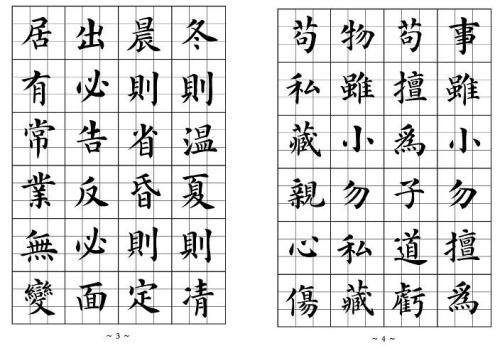
#> input picture Opencv3/data2/2/zhixian.jpg, 500 x 346 px
$ python demo6.py
#> lines starting #> are read from the running program, lines starting #| are printed output that depends on the picture; after the words box and inside, x2 and y2 are one past the last pixel; in counts of white or black regions, pixels touching at a corner belong together
#> further down, img is the input picture: shape (346, 500, 3); min 0, max 255, mean 221.7
'''
    直线检测  --- 基于 霍夫直线变换  降直线 转到  空间极坐标
'''
import cv2 as cv
import numpy as np

def line_detection(image):
    gray = cv.cvtColor(image,cv.COLOR_BGR2GRAY)
    edges = cv.Canny(gray,50,150,apertureSize=3)
    # 默认窗口大小3
    # 两个方法 一个出 极坐标图  另一个P 出 直线图
    lines = cv.HoughLines(edges,1,np.pi/180,200)
    # 极坐标半径 角度 边缘提取中的低值
    for line in lines:
        rho,theta = line[0]
        a = np.cos(theta)
        b = np.sin(theta)
        x0 = a+rho
        y0 = b+rho
        x1 = int(x0+1000*(-b))
        x2 = int(x0 - 1000 * (-b))
        y1 = int(y0+1000*(a))
        y2 = int(y0-1000*(a))
        cv.line(image,(x1,y1),(x2,y2),(0,0,255),1)
    cv.imshow("line",image)

def line_detect_possible_demo(img):
    gray = cv.cvtColor(img,cv.COLOR_BGR2GRAY)
    edges = cv.Canny(gray,50,150,apertureSize=3)
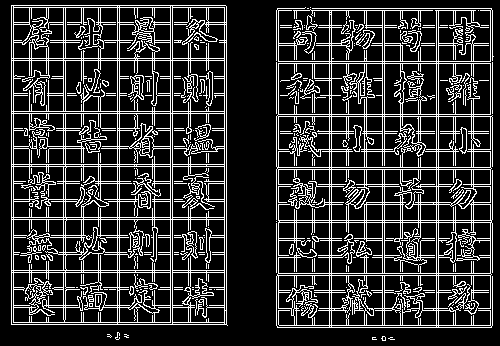
#> edges: shape (346, 500); 19.6% white in thin lines or dots
    # 核心api 是 最小长度minLineLength支持50个象素  和maxLineGap小于等于这个 1象素宽度自动连接起来
    lines = cv.HoughLinesP(edges,1,np.pi/180,50,minLineLength=70,maxLineGap=1)
#> lines = 50 rows, first 6: [438, 327, 438, 8], [436, 327, 436, 8], [382, 327, 382, 8], [13, 324, 13, 5], [492, 166, 492, 10], [226, 324, 226, 6]
    for line in lines:
        print(lines)
        x1,y1,x2,y2 = line[0]
        cv.line(img,(x1,y1),(x2,y2),(0,0,255),1)
#> this loop made 50 passes
#> (x1, y1, x2, y2) on passes 1 to 12: (438, 327, 438, 8), (436, 327, 436, 8), (382, 327, 382, 8), (13, 324, 13, 5), (492, 166, 492, 10), (226, 324, 226, 6), (384, 327, 384, 8), (11, 5, 225, 5), (329, 327, 329, 8), (11, 324, 11, 6), (278, 324, 278, 8), (65, 319, 65, 7)
#> (printed output is left out)
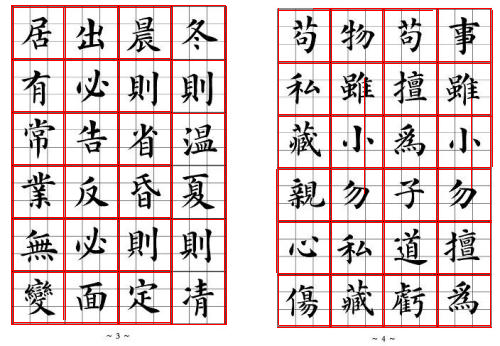
#> img: shape (346, 500, 3); 6.59% of pixels changed, all inside (x1, y1, x2, y2) = (11, 5, 493, 328)
    cv.imshow("line_detect_possible_demo",img)

img = cv.imread("zhixian.jpg")
print('创建成功')
cv.imshow('ljw',img)
line_detect_possible_demo(img)
cv.waitKey(0)
cv.destroyAllWindows()

$ run again, with Opencv3/data2/2/timg.jpg copied over Opencv3/data2/2/zhixian.jpg
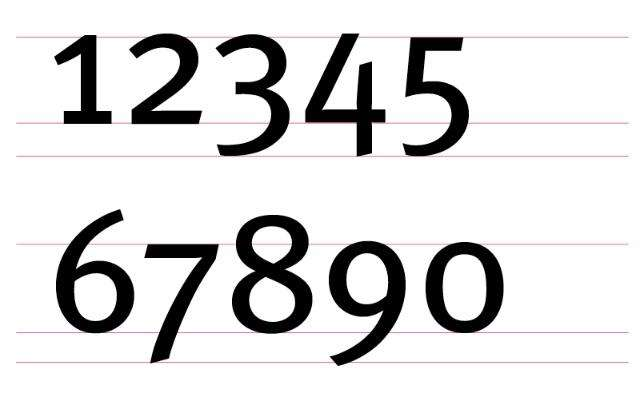
#> input picture Opencv3/data2/2/timg.jpg, 640 x 397 px
#> img is the input picture: shape (397, 640, 3); mean B, G, R 219.5, 219.2, 219.7
#> in line_detect_possible_demo, `edges = cv.Canny(gray,50,150,apertureSize=3)`:
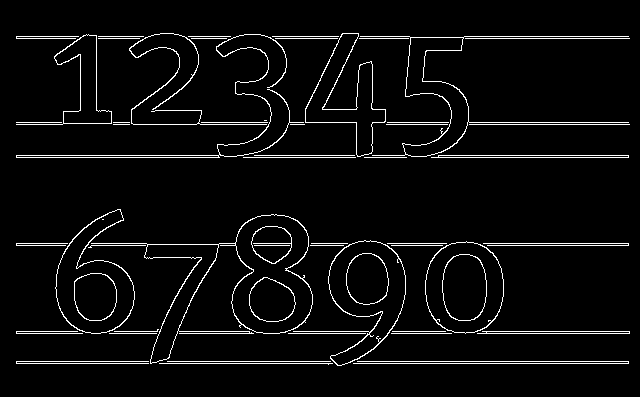
#> edges: shape (397, 640); 4.4% white in thin lines or dots, all inside (x1, y1, x2, y2) = (16, 33, 630, 366)
#> lines = 18 rows, first 6: [353, 363, 628, 363], [167, 361, 330, 361], [16, 155, 223, 155], [431, 157, 628, 157], [177, 333, 253, 333], [467, 122, 628, 122]
#> the loop in line_detect_possible_demo, `for line in lines:` made 18 passes
#> (printed output is left out)
#> after the loop in line_detect_possible_demo, `for line in lines:`:
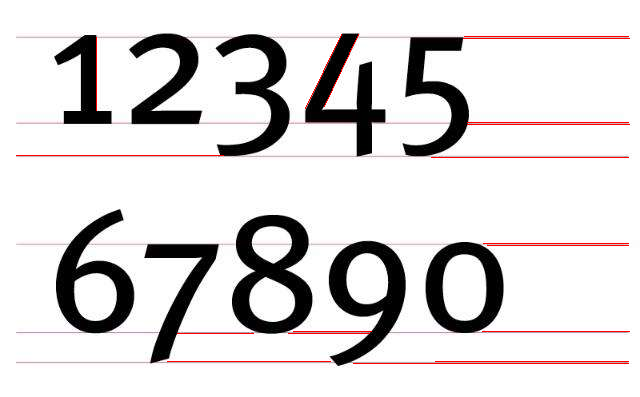
#> img: shape (397, 640, 3); 1.02% of pixels changed, all inside (x1, y1, x2, y2) = (16, 34, 630, 364)
